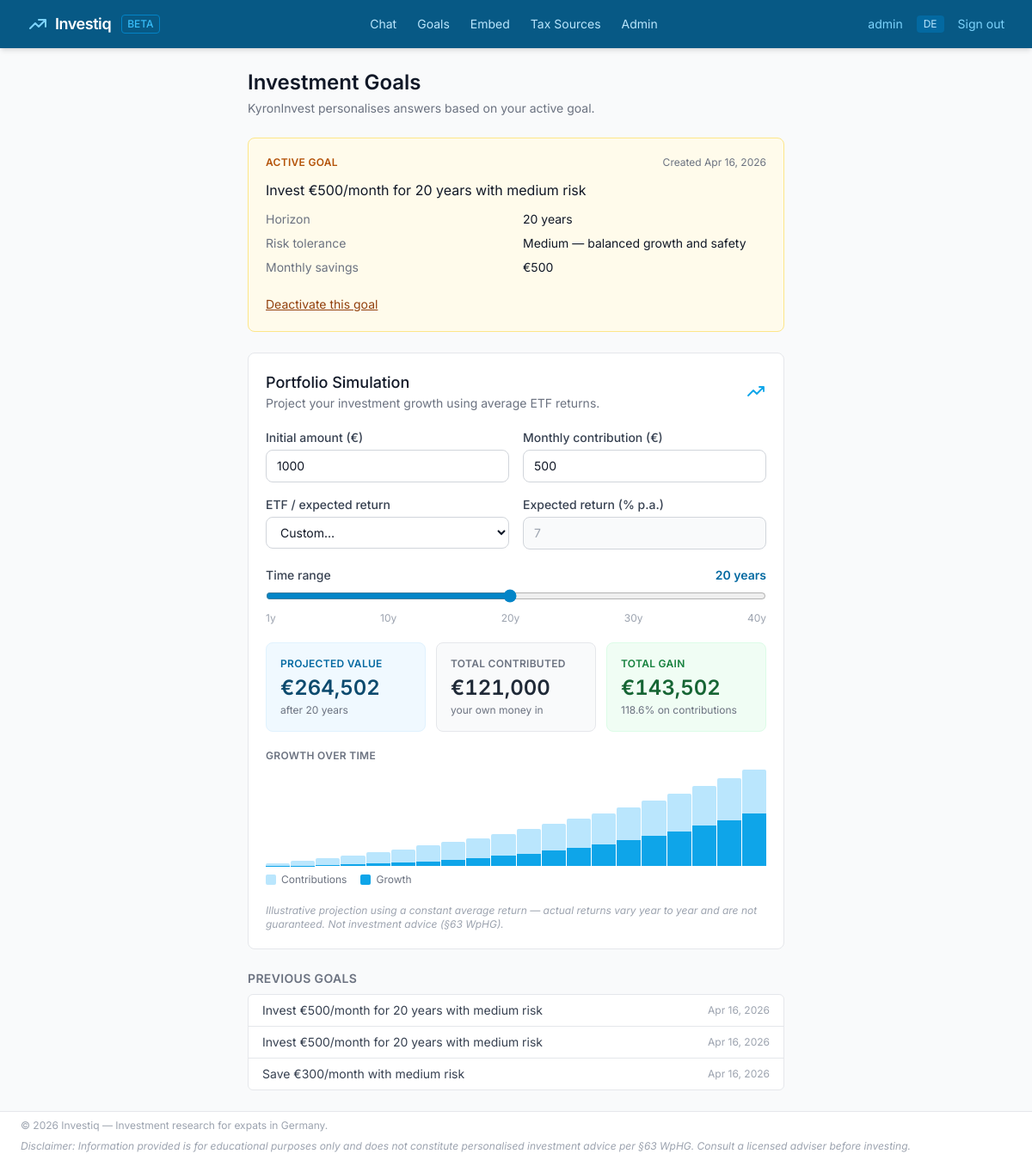
/goals/ (signed in), run on the app's committed database.
### apps/core/models.py (models this page shows, shortened)
class User(AbstractUser):
    preferred_jurisdiction = models.CharField(
        max_length=10,
        choices=JURISDICTION_CHOICES,
        default="DE",
        verbose_name=_("Preferred Jurisdiction"),
        help_text=_("Primary regulatory jurisdiction the user invests under."),
    )
    preferred_language = models.CharField(
        max_length=5,
        choices=LANGUAGE_CHOICES,
        default="en",
        verbose_name=_("Preferred Language"),
    )
    class Meta:
        verbose_name = _("User")
        verbose_name_plural = _("Users")
        ordering = ["-date_joined"]

### apps/goals/models.py (models this page shows, shortened)
class InvestmentGoal(models.Model):
    user = models.ForeignKey(
        settings.AUTH_USER_MODEL,
        on_delete=models.CASCADE,
        related_name="investment_goals",
        verbose_name=_("User"),
    )
    conversation = models.ForeignKey(
        "chat.Conversation",
        null=True,
        blank=True,
        on_delete=models.SET_NULL,
        related_name="extracted_goals",
        verbose_name=_("Source Conversation"),
        help_text=_("The conversation from which this goal was extracted, if applicable."),
    )
    horizon_years = models.IntegerField(
        null=True,
        blank=True,
        verbose_name=_("Investment Horizon (years)"),
    )
    risk_tolerance = models.CharField(
        max_length=10,
        choices=RISK_TOLERANCE_CHOICES,
        null=True,
        blank=True,
        verbose_name=_("Risk Tolerance"),
    )
    target_return_pct = models.FloatField(
        null=True,
        blank=True,
        verbose_name=_("Target Annual Return (%)"),
    )
    monthly_savings_eur = models.FloatField(
        null=True,
        blank=True,
        verbose_name=_("Monthly Savings (EUR)"),
    )
    goal_description = models.TextField(
        blank=True,
        default="",
        verbose_name=_("Goal Description"),
    )
    is_active = models.BooleanField(
        default=True,
        verbose_name=_("Active"),
        help_text=_("Only one active goal is used per user for personalisation."),
    )
    created_at = models.DateTimeField(auto_now_add=True)
    updated_at = models.DateTimeField(auto_now=True)
    class Meta:
        verbose_name = _("Investment Goal")
        verbose_name_plural = _("Investment Goals")
        ordering = ["-created_at"]

### apps/goals/views.py (the view)
# urls.py: path("", views.GoalListView.as_view(), name="list"),
class GoalListView(LoginRequiredMixin, View):
    def get(self, request):
        goals = InvestmentGoal.objects.filter(user=request.user).order_by("-created_at")
        wants_json = (
            "application/json" in request.headers.get("Accept", "")
            or request.GET.get("format") == "json"
        )
        if wants_json:
            return JsonResponse({"goals": [_goal_to_dict(g) for g in goals]})
        active_goal = goals.filter(is_active=True).first()
        history = goals.filter(is_active=False)
        from .presets import DEFAULT_PRESET_KEY, ETF_PRESETS
        sim_defaults = {
            "monthly": active_goal.monthly_savings_eur if active_goal else None,
            "years": active_goal.horizon_years if active_goal else None,
            "return_pct": active_goal.target_return_pct if active_goal else None,
        }
        return render(request, "goals/list.html", {
            "active_goal": active_goal,
            "history": history,
            "etf_presets_json": json.dumps(ETF_PRESETS),
            "default_preset_key": DEFAULT_PRESET_KEY,
            "sim_defaults_json": json.dumps(sim_defaults),
        })

### templates/goals/list.html (shortened to what this page needs)
{% extends "base.html" %}
{% block content %}
<div class="max-w-2xl mx-auto w-full p-6 space-y-6">
  <header>
    <h1 class="text-2xl font-semibold">Investment Goals</h1>
    <p class="text-sm text-gray-500 mt-1">
      KyronInvest personalises answers based on your active goal.
    </p>
  </header>
  {% if active_goal %}
    <section class="border border-amber-200 bg-amber-50 rounded-lg p-5 space-y-3">
      <div class="flex items-center justify-between">
        <span class="text-xs font-semibold uppercase tracking-wide text-amber-700">
          Active Goal
        </span>
        <span class="text-xs text-gray-500">
          Created {{ active_goal.created_at|date:"M j, Y" }}
        </span>
      </div>
      {% if active_goal.goal_description %}
        <p class="text-gray-900">{{ active_goal.goal_description }}</p>
      {% endif %}
      <dl class="grid grid-cols-2 gap-x-4 gap-y-2 text-sm">
        {% if active_goal.horizon_years %}
          <dt class="text-gray-500">Horizon</dt>
          <dd>{{ active_goal.horizon_years }} years</dd>
        {% endif %}
        {% if active_goal.risk_tolerance %}
          <dt class="text-gray-500">Risk tolerance</dt>
          <dd>{{ active_goal.get_risk_tolerance_display }}</dd>
        {% endif %}
        {% if active_goal.monthly_savings_eur %}
          <dt class="text-gray-500">Monthly savings</dt>
          <dd>€{{ active_goal.monthly_savings_eur|floatformat:0 }}</dd>
        {% endif %}
      </dl>
      <form method="post"
            action="{% url 'goals:deactivate' active_goal.pk %}"
            class="pt-2">
        <button type="submit"
                class="text-sm text-amber-800 hover:text-amber-900 underline cursor-pointer">
          Deactivate this goal
        </button>
      </form>
    </section>
  {% endif %}
  <section class="border border-gray-200 bg-white rounded-lg p-5 space-y-5"
           x-data="portfolioSim()" x-init="init()">
    <div class="flex items-center justify-between">
      <div>
        <h2 class="text-lg font-medium">Portfolio Simulation</h2>
        <p class="text-sm text-gray-500">
          Project your investment growth using average ETF returns.
        </p>
      </div>
      <svg class="w-6 h-6 text-brand-500" fill="none" viewBox="0 0 24 24"
           stroke="currentColor" stroke-width="1.8">
        <path stroke-linecap="round" stroke-linejoin="round"
              d="M3 17l6-6 4 4 8-8M21 7v5m0-5h-5" />
      </svg>
    </div>
    <div class="grid grid-cols-1 sm:grid-cols-2 gap-4">
      <div>
        <label class="block text-sm font-medium text-gray-700 mb-1">Initial amount (€)</label>
        <input type="number" min="0" step="100" x-model.number="initial"
               class="w-full rounded-lg border border-gray-300 px-3 py-2 text-sm
                      focus:outline-none focus:ring-2 focus:ring-brand-500 focus:border-transparent">
      </div>
      <div>
        <label class="block text-sm font-medium text-gray-700 mb-1">Monthly contribution (€)</label>
        <input type="number" min="0" step="50" x-model.number="monthly"
               class="w-full rounded-lg border border-gray-300 px-3 py-2 text-sm
                      focus:outline-none focus:ring-2 focus:ring-brand-500 focus:border-transparent">
      </div>
      <div>
        <label class="block text-sm font-medium text-gray-700 mb-1">ETF / expected return</label>
        <select x-model="presetKey"
                class="w-full rounded-lg border border-gray-300 px-3 py-2 text-sm bg-white
                       focus:outline-none focus:ring-2 focus:ring-brand-500 focus:border-transparent">
          <option value="custom">Custom…</option>
        </select>
      </div>
      <div>
        <label class="block text-sm font-medium text-gray-700 mb-1">
          Expected return (% p.a.)
        </label>
        <input type="number" min="-10" max="30" step="0.1" x-model.number="customRate"
               :disabled="presetKey !== 'custom'"
               class="w-full rounded-lg border border-gray-300 px-3 py-2 text-sm disabled:bg-gray-50
                      disabled:text-gray-400 focus:outline-none focus:ring-2 focus:ring-brand-500 focus:border-transparent">
      </div>
    </div>
    <div>
      <div class="flex items-center justify-between mb-1">
        <label class="text-sm font-medium text-gray-700">Time range</label>
        <span class="text-sm font-semibold text-brand-700" x-text="years + (years === 1 ? ' year' : ' years')"></span>
      </div>
      <input type="range" min="1" max="40" step="1" x-model.number="years"
             class="w-full accent-brand-600 cursor-pointer">
      <div class="flex justify-between text-xs text-gray-400 mt-1">
        <span>1y</span><span>10y</span><span>20y</span><span>30y</span><span>40y</span>
      </div>
    </div>
    <div class="grid grid-cols-1 sm:grid-cols-3 gap-3">
      <div class="rounded-lg bg-brand-50 border border-brand-100 p-4">
        <p class="text-xs uppercase tracking-wide text-brand-700 font-semibold">Projected value</p>
        <p class="text-2xl font-semibold text-brand-900 tabular-nums mt-1" x-text="fmt(finalValue)"></p>
        <p class="text-xs text-gray-500 mt-0.5" x-text="'after ' + years + (years === 1 ? ' year' : ' years')"></p>
      </div>
      <div class="rounded-lg bg-gray-50 border border-gray-200 p-4">
        <p class="text-xs uppercase tracking-wide text-gray-500 font-semibold">Total contributed</p>
        <p class="text-2xl font-semibold text-gray-800 tabular-nums mt-1" x-text="fmt(totalContributed)"></p>
        <p class="text-xs text-gray-500 mt-0.5">your own money in</p>
      </div>
      <div class="rounded-lg p-4 border"
           :class="gain >= 0 ? 'bg-green-50 border-green-100' : 'bg-red-50 border-red-100'">
        <p class="text-xs uppercase tracking-wide font-semibold"
           :class="gain >= 0 ? 'text-green-700' : 'text-red-700'"
           x-text="gain >= 0 ? 'Total gain' : 'Total loss'"></p>
        <p class="text-2xl font-semibold tabular-nums mt-1"
           :class="gain >= 0 ? 'text-green-800' : 'text-red-800'" x-text="fmt(gain)"></p>
        <p class="text-xs text-gray-500 mt-0.5" x-text="gainPct.toFixed(1) + '% on contributions'"></p>
      </div>
    </div>
    <div>
      <p class="text-xs uppercase tracking-wide text-gray-500 font-semibold mb-2">Growth over time</p>
      <div class="flex items-end gap-px h-28">
        <template x-for="pt in series" :key="pt.year">
          <div class="flex-1 group relative flex flex-col justify-end h-full">
            <div class="w-full bg-brand-200 rounded-t-sm" :style="`height:${pt.contribPct}%`"></div>
            <div class="w-full bg-brand-500 group-hover:bg-brand-600 transition-colors"
                 :style="`height:${pt.gainPct}%`"></div>
          </div>
        </template>
      </div>
      <div class="flex items-center gap-4 mt-2 text-xs text-gray-500">
        <span class="flex items-center gap-1.5"><span class="w-3 h-3 rounded-sm bg-brand-200 inline-block"></span>Contributions</span>
        <span class="flex items-center gap-1.5"><span class="w-3 h-3 rounded-sm bg-brand-500 inline-block"></span>Growth</span>
      </div>
    </div>
    <p class="text-xs text-gray-400 italic">
      Illustrative projection using a constant average return — actual returns vary year to
      year and are not guaranteed. Not investment advice (§63 WpHG).
    </p>
  </section>
  {% if history %}
    <section class="space-y-2">
      <h3 class="text-sm font-semibold text-gray-500 uppercase tracking-wide">
        Previous goals
      </h3>
      <ul class="divide-y divide-gray-200 border border-gray-200 rounded-md bg-white">
        {% for g in history %}
          <li class="flex items-center justify-between px-4 py-2 text-sm">
            <span class="truncate text-gray-700">
              {{ g.goal_description|default:"(no description)"|truncatechars:60 }}
            </span>
            <span class="text-xs text-gray-400 flex-shrink-0 ml-3">
              {{ g.created_at|date:"M j, Y" }}
            </span>
          </li>
        {% endfor %}
      </ul>
    </section>
  {% endif %}
</div>
{% endblock %}

### templates/base.html (shortened to what this page needs)
<!DOCTYPE html>
<html lang="en" x-data="{ sidebarOpen: true }">
<head>
  <script src="https://cdn.tailwindcss.com"></script>
</head>
<body class="bg-gray-50 text-gray-900 font-sans antialiased h-screen overflow-hidden flex flex-col">
  <nav class="bg-brand-800 text-white shadow-md flex-shrink-0">
    <div class="max-w-screen-2xl mx-auto px-4 sm:px-6 lg:px-8">
      <div class="flex items-center justify-between h-14">
        <div class="flex items-center gap-3">
          <a href="{% url 'chat:index' %}" class="flex items-center gap-2 font-semibold text-lg tracking-tight">
            <svg class="w-6 h-6 text-brand-300" fill="none" viewBox="0 0 24 24" stroke="currentColor">
              <path stroke-linecap="round" stroke-linejoin="round" stroke-width="2"
                    d="M13 7h8m0 0v8m0-8l-8 8-4-4-6 6"/>
            </svg>
            <span class="text-white">Investiq</span>
          </a>
          <span class="hidden sm:inline text-brand-400 text-xs font-medium border border-brand-600
                        rounded px-1.5 py-0.5">BETA</span>
        </div>
        <div class="flex items-center gap-6 text-sm">
          <a href="{% url 'chat:index' %}"
             class="text-brand-200 hover:text-white transition-colors">Chat</a>
          <a href="{% url 'goals:list' %}"
             class="text-brand-200 hover:text-white transition-colors">Goals</a>
          {% if user.is_staff %}
          <a href="{% url 'embed:index' %}"
             class="text-brand-200 hover:text-white transition-colors">Embed</a>
          <a href="{% url 'sources:tax_list' %}"
             class="text-brand-200 hover:text-white transition-colors">Tax Sources</a>
          <a href="{% url 'admin:index' %}"
             class="text-brand-200 hover:text-white transition-colors">Admin</a>
          {% endif %}
        </div>
        <div class="flex items-center gap-4 text-sm">
          {% if user.is_authenticated %}
          <span class="text-brand-300 hidden sm:inline">
            {{ user.get_full_name|default:user.username }}
          </span>
          <span class="bg-brand-700 text-brand-200 text-xs rounded px-2 py-0.5">
            {{ user.preferred_jurisdiction }}
          </span>
          <form method="post" action="{% url 'logout' %}">
            <button type="submit"
                    class="text-brand-300 hover:text-white transition-colors cursor-pointer">
              Sign out
            </button>
          </form>
          {% else %}
          <a href="{% url 'login' %}" class="text-brand-200 hover:text-white transition-colors">
            Sign in
          </a>
          {% endif %}
        </div>
      </div>
    </div>
  </nav>
  <main class="flex-1 flex flex-col min-h-0 overflow-y-auto">
    {% block content %}{% endblock %}
  </main>
  <footer class="bg-white border-t border-gray-200 text-xs text-gray-400 py-2 px-6 flex-shrink-0">
    <div class="max-w-screen-2xl mx-auto flex flex-wrap justify-between items-center gap-2">
      <span>© 2026 Investiq — Investment research for expats in Germany.</span>
      <span class="italic">
        Disclaimer: Information provided is for educational purposes only and does not constitute
        personalised investment advice per §63 WpHG. Consult a licensed adviser before investing.
      </span>
    </div>
  </footer>
</body>
</html>

### data on the page
User: get_full_name "admin", preferred_jurisdiction "DE"
InvestmentGoal: created_at "Apr 16, 2026", goal_description "Invest €500/month for 20 years with medium risk", horizon_years "20", risk_tolerance "Medium — balanced growth and safety", monthly_savings_eur "500"
InvestmentGoal: goal_description "Invest €500/month for 20 years with medium risk", created_at "Apr 16, 2026"
InvestmentGoal: goal_description "Invest €500/month for 20 years with medium risk", created_at "Apr 16, 2026"
InvestmentGoal: goal_description "Save €300/month with medium risk", created_at "Apr 16, 2026"
